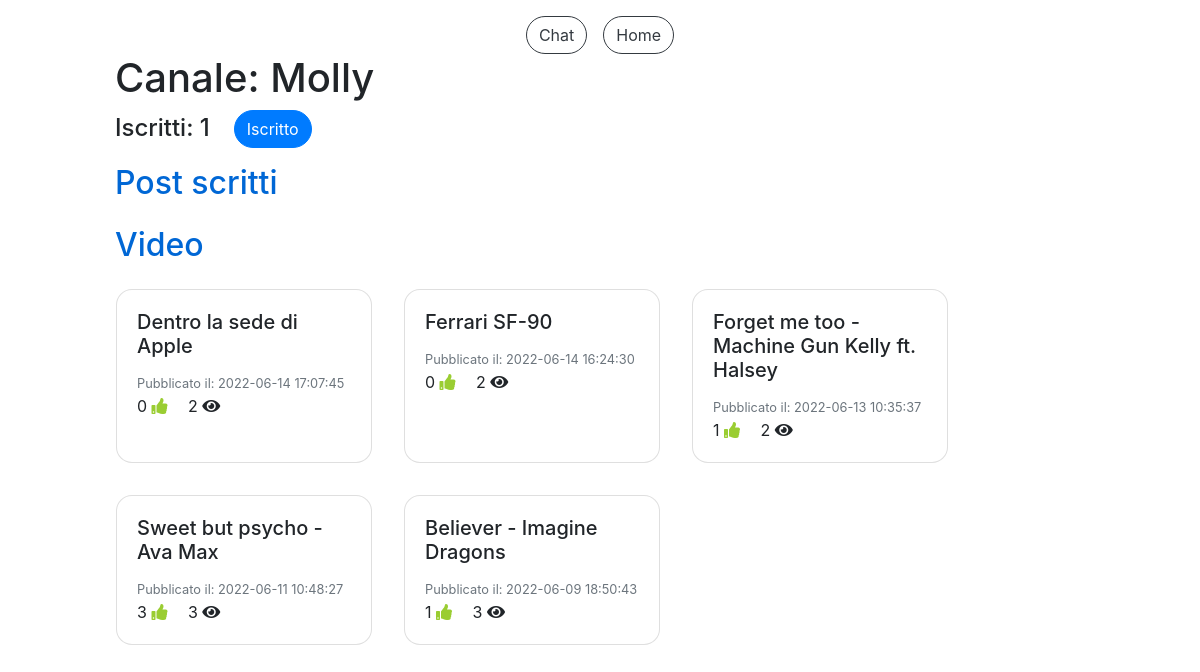
The page /canale.php?canale=Molly (signed in) on the database its author committed.
### tables this page shows
CREATE TABLE `accounts` (
  `IdAccount` int(11) NOT NULL,
  `Username` varchar(40) NOT NULL,
  `Mail` varchar(40) NOT NULL,
  `Password` varchar(100) NOT NULL,
  `Canale` tinyint(1) NOT NULL,
  `NumeroIscritti` int(11) DEFAULT NULL
);

CREATE TABLE `video` (
  `IdVideo` int(11) NOT NULL,
  `Titolo` varchar(100) NOT NULL,
  `SorgenteVideo` varchar(300) NOT NULL,
  `DataPubblicazione` datetime NOT NULL DEFAULT current_timestamp(),
  `NumeroLike` int(11) NOT NULL DEFAULT 0,
  `NumeroVisualizzazioni` int(11) NOT NULL DEFAULT 0,
  `IdAccount` int(11) NOT NULL
);

### canale.php (the view, shortened to what this page needs)
<!DOCTYPE html>
<html>
<head>
  <link rel="stylesheet" href="css/style.css">
  <link rel="stylesheet" href="css/custom_style.css">
</head>
<body>
  <?php
    include("check_canale.php");
  ?>
  <div class="container-fluid pt-3">
    <div class="row justify-content-center">
      <?php
        echo '<button type="button" class="btn btn-outline-dark mr-3" onclick="location.href=\'chat.php?username='. $_GET["canale"] .'\'">Chat</button>';
      ?>
      <button type="button" class="btn btn-outline-dark" onclick="location.href='home.php'">Home</button>
    </div>
    <div class="row justify-content-center">
      <div class="col-10">
        <h1>Canale: <?php echo $_GET["canale"]; ?></h1>
        <h4>Iscritti:
        <?php
          $sql="SELECT * FROM Accounts WHERE Username=?";
          $query=$db->prepare($sql);
          $dati=array($_GET["canale"]);
          $query->execute($dati);
          $ris=$query->fetchAll();
          foreach($ris as $row) {
            echo $row["NumeroIscritti"];
            $idCanale=$row["IdAccount"];
          }
          $sql="SELECT * FROM Iscrizioni i WHERE IdCanale=? AND IdIscritto=?";
          $query=$db->prepare($sql);
          $dati=array($idCanale, $_SESSION["loginID"]);
          $query->execute($dati);
          $ris=$query->fetchAll();
          if(count($ris)>0) {
            echo '<button type="button" class="btn btn-primary ml-4" onclick="location.href=\'iscrizione.php?canale='. $_GET["canale"] .'&iscrizione=0\'">Iscritto</button>';
          } else {
            if($row["IdAccount"]!=$_SESSION["loginID"]) {
              echo '<button type="button" class="btn btn-outline-primary ml-4" onclick="location.href=\'iscrizione.php?canale='. $_GET["canale"] .'&iscrizione=1\'">Iscriviti</button>';
            }
          }
        ?>
        </h4>
        <h2 class="titleText mt-3">Post scritti</h2>
        <h2 class="titleText mt-3">Video</h2>
        <div id="postVideo" class="row">
          <?php
          $sql="SELECT * FROM Video v JOIN Accounts a ON v.IdAccount=a.IdAccount WHERE a.Username=? ORDER BY v.DataPubblicazione DESC";
          $query=$db->prepare($sql);
          $dati=array($_GET["canale"]);
          $query->execute($dati);
          $ris=$query->fetchAll();
          foreach($ris as $row) {
            $sql="SELECT * FROM Video v, Visualizzazioni vis, Accounts a WHERE v.IdVideo=vis.IdVideo AND a.IdAccount=vis.IdAccount AND vis.IdAccount=? AND v.IdVideo=?";
            $query=$db->prepare($sql);
            $dati=array($_SESSION["loginID"], $row["IdVideo"]);
            $query->execute($dati);
            $risVis=$query->fetchAll();
            $tempoVis=-1;
            foreach($risVis as $vis) {
              $tempoVis=$vis["TempoVisualizzazione"];
            }
            echo '<div class="card card-video m-3" style="width: 16rem;">
                    <div class="card-body card-video" onclick="location.href=\'video.php?id='. $row["IdVideo"] .'&titolo='. $row["Titolo"] .'&video='. $row["SorgenteVideo"] .'&time='. $tempoVis .'\'">
                      <h5 class="card-title card-video">'. $row["Titolo"] .'</h5>
                      <p class="card-text card-video">
                        <small class="text-muted">Pubblicato il: '. $row["DataPubblicazione"] .'</small><br>
                        '. $row["NumeroLike"] .' <i class="fa fa-thumbs-up mr-3"></i>
                        '. $row["NumeroVisualizzazioni"] .' <i class="fa fa-eye"></i>
                      </p>
                    </div>
                  </div>';
          }
          ?>
        </div>
      </div>
    </div>
  </div>
</body>
</html>

### css/custom_style.css (style rules this page uses)
* { transition: 0.4s; }
div, h2, p { cursor: default; }
.card-video,.card-playlist,.card-post { cursor: pointer; }
.fa-thumbs-up { color: yellowgreen; }
body { height: 100vh; overflow: auto; }
.btn,.form-control,.custom-select { border-radius: 2rem; }
.card { border-radius: 1rem; }
.titleText { color: #0067d5; }

### rows shown on the page
accounts: NumeroIscritti "1"
video: Titolo "Dentro la sede di Apple", DataPubblicazione "2022-06-14 17:07:45", NumeroLike "0", NumeroVisualizzazioni "2"
video: Titolo "Ferrari SF-90", DataPubblicazione "2022-06-14 16:24:30", NumeroLike "0", NumeroVisualizzazioni "2"
video: Titolo "Forget me too - Machine Gun Kelly ft. Halsey", DataPubblicazione "2022-06-13 10:35:37", NumeroLike "1", NumeroVisualizzazioni "2"
video: Titolo "Sweet but psycho - Ava Max", DataPubblicazione "2022-06-11 10:48:27", NumeroLike "3", NumeroVisualizzazioni "3"
video: Titolo "Believer - Imagine Dragons", DataPubblicazione "2022-06-09 18:50:43", NumeroLike "1", NumeroVisualizzazioni "3"

### other values the page prints
$_GET["canale"] "Molly"
